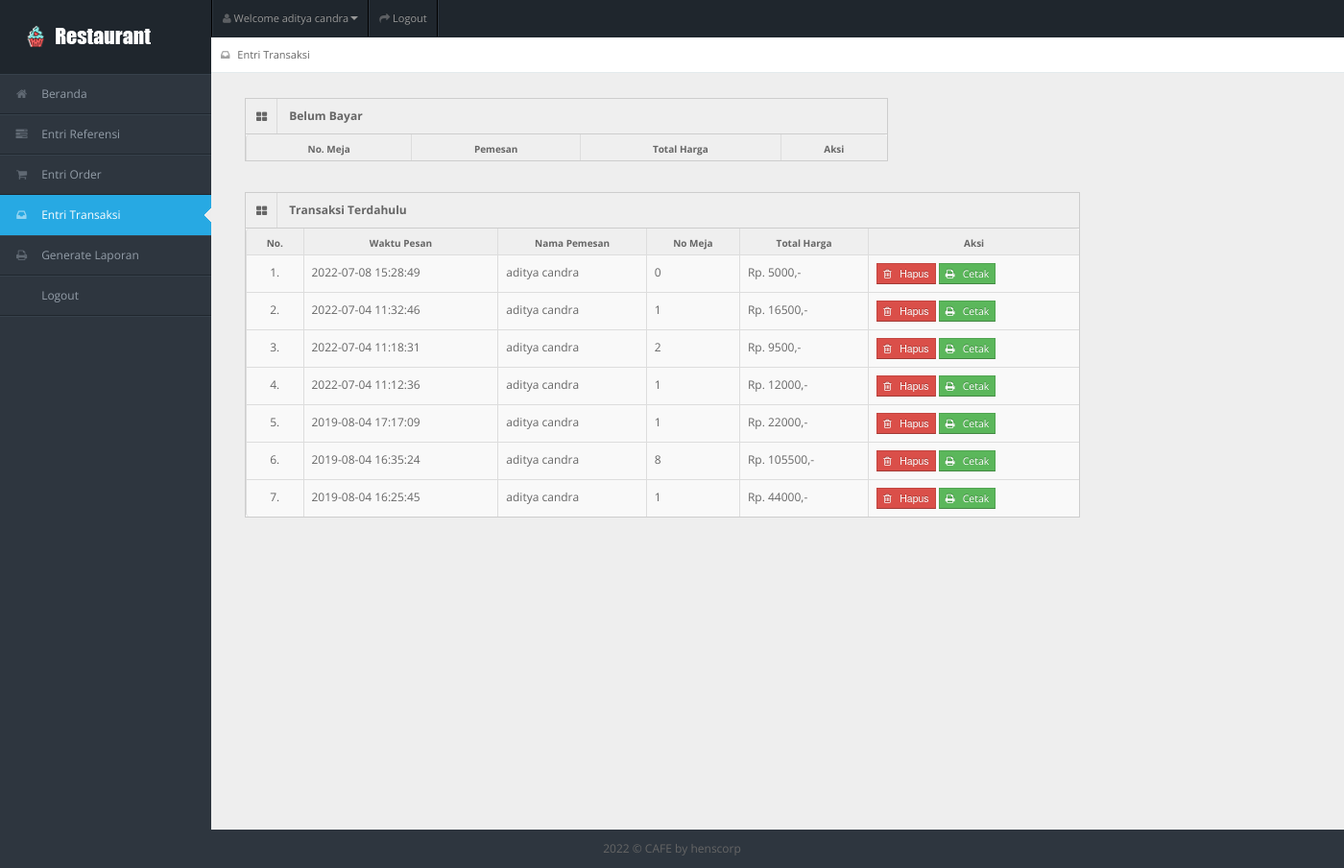
The page /entri_transaksi.php (signed in) on the database its author committed.
### tables this page shows
CREATE TABLE `tb_user` (
  `id_user` int(11) NOT NULL,
  `username` varchar(150) NOT NULL,
  `password` varchar(150) NOT NULL,
  `nama_user` varchar(150) NOT NULL,
  `id_level` int(11) NOT NULL,
  `status` varchar(150) NOT NULL
);

CREATE TABLE `tb_order` (
  `id_order` int(11) NOT NULL,
  `id_admin` int(11) DEFAULT NULL,
  `id_pengunjung` int(11) NOT NULL,
  `waktu_pesan` datetime NOT NULL,
  `no_meja` int(11) NOT NULL,
  `total_harga` varchar(150) NOT NULL,
  `uang_bayar` varchar(150) DEFAULT NULL,
  `uang_kembali` varchar(150) DEFAULT NULL,
  `status_order` varchar(150) NOT NULL
);

### entri_transaksi.php (the view, shortened to what this page needs)
<!DOCTYPE html>
<?php
include "connection/koneksi.php";
$id = $_SESSION['id_user'];
if(isset ($_SESSION['username'])){
  $query = "select * from tb_user natural join tb_level where id_user = $id";
  mysqli_query($conn, $query);
  $sql = mysqli_query($conn, $query);
  while($r = mysqli_fetch_array($sql)){
?>
<html lang="en">
<head>
<link rel="stylesheet" href="template/dashboard/css/bootstrap.min.css" />
<link rel="stylesheet" href="template/dashboard/css/bootstrap-responsive.min.css" />
<link rel="stylesheet" href="template/dashboard/css/fullcalendar.css" />
<link rel="stylesheet" href="template/dashboard/css/matrix-style.css" />
<link rel="stylesheet" href="template/dashboard/css/matrix-media.css" />
<link href="template/dashboard/font-awesome/css/font-awesome.css" rel="stylesheet" />
<link rel="stylesheet" href="template/dashboard/css/jquery.gritter.css" />
</head>
<body>
<div id="header">
  <h1><a href="entri_transaksi.php">Entri Transaksi</a></h1>
</div>
<div id="user-nav" class="navbar navbar-inverse">
  <ul class="nav">
    <li  class="dropdown" id="profile-messages" ><a title="" href="#" data-toggle="dropdown" data-target="#profile-messages" class="dropdown-toggle"><i class="icon icon-user"></i>  <span class="text">Welcome <?php echo $r['nama_user'];?></span><b class="caret"></b></a>
    </li>
    <li class=""><a title="" href="logout.php"><i class="icon icon-share-alt"></i> <span class="text">Logout</span></a></li>
  </ul>
</div>
<div id="sidebar"><a href="entri_referensi.php" class="visible-phone"><i class="icon icon-inbox"></i> <span>Entri Transaksi</span></a>
  <ul>
    <?php
    if($r['id_level'] == 1){
  ?>
    <li> <a href="beranda.php"><i class="icon icon-home"></i> <span>Beranda</span></a> </li>
    <li> <a href="entri_referensi.php"><i class="icon icon-tasks"></i> <span>Entri Referensi</span></a> </li>
    <li> <a href="entri_order.php"><i class="icon icon-shopping-cart"></i> <span>Entri Order</span></a> </li>
    <li class="active"> <a href="entri_transaksi.php"><i class="icon icon-inbox"></i> <span>Entri Transaksi</span></a> </li>
    <li> <a href="generate_laporan.php"><i class="icon icon-print"></i> <span>Generate Laporan</span></a> </li>
    <li> <a href="logout.php"><i class="icon icon-sign-out"></i> <span>Logout</span></a> </li>
  <?php
    } else if($r['id_level'] == 2){
  ?>
    <li> <a href="beranda.php"><i class="icon icon-home"></i> <span>Beranda</span></a> </li>
    <li> <a href="entri_order.php"><i class="icon icon-shopping-cart"></i> <span>Entri Order</span></a> </li>
    <li> <a href="generate_laporan.php"><i class="icon icon-print"></i> <span>Generate Laporan</span></a> </li>
    <li> <a href="logout.php"><i class="icon icon-sign-out"></i> <span>Logout</span></a> </li>
  <?php
    } else if($r['id_level'] == 3){
  ?>
    <li><a href="beranda.php"><i class="icon icon-home"></i> <span>Beranda</span></a> </li>
    <li class="active"> <a href="entri_transaksi.php"><i class="icon icon-inbox"></i> <span>Entri Transaksi</span></a> </li>
    <li> <a href="generate_laporan.php"><i class="icon icon-print"></i> <span>Generate Laporan</span></a> </li>
    <li> <a href="logout.php"><i class="icon icon-sign-out"></i> <span>Logout</span></a> </li>
  <?php
    } else if($r['id_level'] == 4){
  ?>
    <li class="active"><a href="beranda.php"><i class="icon icon-home"></i> <span>Beranda</span></a> </li>
    <li> <a href="generate_laporan.php"><i class="icon icon-print"></i> <span>Generate Laporan</span></a> </li>
    <li> <a href="logout.php"><i class="icon icon-sign-out"></i> <span>Logout</span></a> </li>
  <?php
    } else if($r['id_level'] == 5){
  ?>
    <li> <a href="beranda.php"><i class="icon icon-home"></i> <span>Beranda</span></a> </li>
    <li> <a href="entri_order.php"><i class="icon icon-shopping-cart"></i> <span>Entri Order</span></a> </li>
    <li> <a href="logout.php"><i class="icon icon-sign-out"></i> <span>Logout</span></a> </li>
  <?php
    }
  ?>
  </ul>
</div>
<div id="content">
  <div id="content-header">
    <div id="breadcrumb"> <a href="entri_transaksi.php" title="Go to here" class="tip-bottom"><i class="icon icon-inbox"></i> Entri Transaksi</a></div>
  </div>
  <div class="container">
    <div class="row-fluid">
    <?php
      if($r['id_level'] == 1 || $r['id_level'] == 3){
    ?>
      <div class="span7">
        <div class="widget-box">
          <div class="widget-title bg_lg"><span class="icon"><i class="icon-th-large"></i></span>
            <h5>Belum Bayar</h5>
          </div>
          <div class="widget-content nopadding" >
            <table class="table table-bordered table-invoice-full">
              <thead>
                <tr>
                  <th class="head0">No. Meja</th>
                  <th class="head1">Pemesan</th>
                  <th class="head0 right">Total Harga</th>
                  <th class="head0 right">Aksi</th>
                </tr>
              </thead>
            </table>
          </div>
        </div>
      </div>
      <div class="span9">
        <div class="widget-box">
          <div class="widget-title bg_lg"><span class="icon"><i class="icon-th-large"></i></span>
            <h5>Transaksi Terdahulu</h5>
          </div>
          <div class="widget-content nopadding" >
            <table class="table table-bordered table-invoice-full">
              <thead>
                <tr>
                  <th class="head0">No.</th>
                  <th class="head0">Waktu Pesan</th>
                  <th class="head1">Nama Pemesan</th>
                  <th class="head0">No Meja</th>
                  <th class="head0 right">Total Harga</th>
                  <th class="head0 right">Aksi</th>
                </tr>
              </thead>
              <tbody>
                <?php
                  $nomor = 1;
                  $query_sudah_order = "select * from tb_order left join tb_user on tb_order.id_pengunjung = tb_user.id_user where status_order = 'sudah bayar' order by id_order desc";
                  $sql_sudah_order = mysqli_query($conn, $query_sudah_order);
                  while($r_sudah_order = mysqli_fetch_array($sql_sudah_order)){
                ?>
                <tr>
                  <td><center><?php echo $nomor++; ?>. </center></td>
                  <td><?php echo $r_sudah_order['waktu_pesan'];?></td>
                  <td><?php echo $r_sudah_order['nama_user'];?></td>
                  <td><?php echo $r_sudah_order['no_meja'];?></td>
                  <td>Rp. <?php echo $r_sudah_order['total_harga'];?>,-</td>
                  <td>
                    <form action="" method="post">
                      <button type="submit" value="<?php echo $r_sudah_order['id_order'];?>" name="hapus_transaksi" class="btn btn-mini btn-danger">
                        <i class='icon icon-trash'></i>
                        &nbsp; Hapus
                      </button>
                      <a target='_blank' href="cetak_transaksi.php?konten=<?php echo $r_sudah_order['id_order'];?>" class="btn btn-mini btn-success">
                        <i class='icon icon-print'></i>
                        &nbsp; Cetak
                      </a>
                    </form>
                  </td>
                </tr>
                <?php
                  }
                ?>
              </tbody>
            </table>
          </div>
        </div>
      </div>
      <?php
        }
      ?>
    </div>
  </div>
</div>
<div class="row-fluid">
  <div id="footer" class="span12"> <?php echo date('Y'); ?> &copy; CAFE <a href="#">by henscorp</a> </div>
</div>
</body>
</html>
<?php
  }
} else {
  header('location: logout.php');
}
?>

### template/dashboard/css/matrix-style.css (style rules this page uses)
* { outline:none !important; -moz-outline: none !important; }
html, body { height:100% }
body { overflow-x: hidden; margin-top: -10px; font-family: 'Open Sans', sans-serif; font-size:12px; color:#666; }
a { color:#666; }
select, textarea, input[type="text"], input[type="password"], input[type="datetime"], input[type="datetime-local"], input[type="date"], input[type="month"], input[type="time"], input[type="week"], input[type="number"], input[type="email"], input[type="url"], input[type="search"], input[type="tel"], input[type="color"], .uneditable-input, .label, .dropdown-menu, .btn, .well, .progress, .table-bordered, .btn-group > .btn:first-child, .btn-group > .btn:last-child, .btn-group > .btn:last-child, .btn-group > .dropdown-toggle, .alert { border-radius:0px; }
.btn, textarea, input[type="text"], input[type="password"], input[type="datetime"], input[type="datetime-local"], input[type="date"], input[type="month"], input[type="time"], input[type="week"], input[type="number"], input[type="email"], input[type="url"], input[type="search"], input[type="tel"], input[type="color"], .uneditable-input { box-shadow:none; }
.progress, .progress-success .bar, .progress .bar-success, .progress-warning .bar, .progress .bar-warning, .progress-danger .bar, .progress .bar-danger, .progress-info .bar, .progress .bar-info, .btn, .btn-primary { background-image:none; }
#footer { padding:10px; text-align:center; }
.bg_lg { background:#28b779; }
#header { height: 77px; position: relative; width: 100%; z-index: -9; }
#header h1 { background: url("../img/logo.png") no-repeat scroll 0 0 transparent; height: 31px; left: 20px; line-height: 600px; overflow: hidden; position: relative; top: 26px; width: 191px; }
#header h1 a { display: block; }
#user-nav { position: absolute; left: 220px; top:0px; z-index: 20; margin: 0; }
#user-nav > ul { margin: 0; padding: 0; list-style: none; border-right: 1px solid #2e363f;border-left: 1px solid #000; }
#user-nav > ul > li { float: left; list-style-type: none; margin: 0; position: relative; padding: 0; border-left: 1px solid #2e363f; border-right: 1px solid #000; }
#user-nav > ul > li > a { padding:9px 10px; display: block; font-size: 11px; }
#user-nav > ul > li > a > i, #sidebar li a i { opacity: .5; margin-top: 2px; }
#sidebar { display: block; float: left; position: relative; width: 220px; z-index: 16; }
#sidebar > ul { list-style: none; margin: 0px 0 0; padding: 0; position: absolute; width: 220px; }
#sidebar > ul > li { display: block; position: relative; }
#sidebar > ul > li > a { padding: 10px 0 10px 15px; display: block; color: #939da8; }
#sidebar > ul > li > a > i { margin-right: 10px; }
#sidebar > ul > li.active > a { background: url("../img/menu-active.png") no-repeat scroll right center transparent !important; text-decoration:none; }
#content { background: none repeat scroll 0 0 #eeeeee; margin-left: 220px; margin-right: 0; padding-bottom: 25px; position: relative; min-height:100%; width: auto; }
#content-header { position: abslute; width: 100%; margin-top: -38px; z-index: 20; }
#breadcrumb { background-color: #fff; border-bottom: 1px solid #e3ebed; }
#breadcrumb a { padding: 8px 20px 8px 10px; display: inline-block; background-image: url('../img/breadcrumb.png'); background-position: center right; background-repeat: no-repeat; font-size: 11px; color: #666666; }
#breadcrumb a:last-child { background-image:none; }
#breadcrumb a i { margin-right: 5px; opacity: .6; }
.stat-boxes .peity_bar_good, .stat-boxes .peity_line_good, { color: #459D1C; }
.widget-box { background: none repeat scroll 0 0 #F9F9F9; border-left: 1px solid #CDCDCD; border-top: 1px solid #CDCDCD; border-right: 1px solid #CDCDCD; clear: both; margin-top: 16px; margin-bottom: 16px; position: relative; }
.widget-title, .modal-header, .table th, div.dataTables_wrapper .ui-widget-header { background:#efefef; border-bottom: 1px solid #CDCDCD; height: 36px; }
.widget-title span.icon { padding: 9px 10px 7px 11px; float: left; border-right:1px solid #dadada; }
.widget-title h5 { color: #666; float: left; font-size: 12px; font-weight: bold; padding: 12px; line-height: 12px; margin: 0; }
.widget-content { padding:15px; border-bottom: 1px solid #cdcdcd; }
.table th { height: auto; font-size: 10px; padding: 5px 10px 2px; border-bottom: 0; text-align: center; color: #666666; }
.nopadding { padding: 0 !important; }
.nopadding .table { margin-bottom: 0; }
.nopadding .table-bordered { border: 0; }
form { margin-bottom: 0; }

### rows shown on the page
tb_user: nama_user "aditya candra"
tb_order: waktu_pesan "2022-07-08 15:28:49", tb_user.nama_user "aditya candra", no_meja "0", total_harga "5000", $r_sudah_order['id_order'] 29 (drawn)
tb_order: waktu_pesan "2022-07-04 11:32:46", tb_user.nama_user "aditya candra", no_meja "1", total_harga "16500", $r_sudah_order['id_order'] 28 (drawn)
tb_order: waktu_pesan "2022-07-04 11:18:31", tb_user.nama_user "aditya candra", no_meja "2", total_harga "9500", $r_sudah_order['id_order'] 27 (drawn)
tb_order: waktu_pesan "2022-07-04 11:12:36", tb_user.nama_user "aditya candra", no_meja "1", total_harga "12000", $r_sudah_order['id_order'] 26 (drawn)
tb_order: waktu_pesan "2019-08-04 17:17:09", tb_user.nama_user "aditya candra", no_meja "1", total_harga "22000", $r_sudah_order['id_order'] 19 (drawn)
tb_order: waktu_pesan "2019-08-04 16:35:24", tb_user.nama_user "aditya candra", no_meja "8", total_harga "105500", $r_sudah_order['id_order'] 16 (drawn)
tb_order: waktu_pesan "2019-08-04 16:25:45", tb_user.nama_user "aditya candra", no_meja "1", total_harga "44000", $r_sudah_order['id_order'] 15 (drawn)
